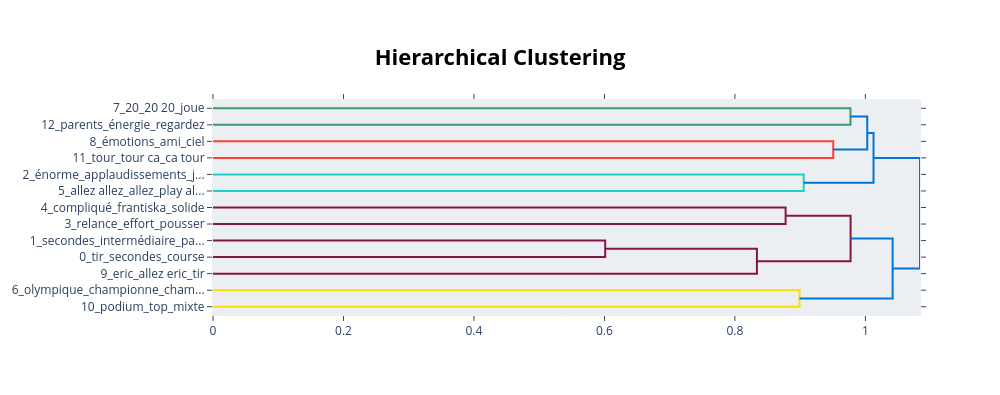

Write notebook code for a chart like this one.
### Code cell
# Install dependencies if needed
# pip install bertopic sentence-transformers umap-learn hdbscan

from bertopic import BERTopic
from sentence_transformers import SentenceTransformer
from sklearn.feature_extraction.text import CountVectorizer
from umap import UMAP

# Load CamemBERT embedding model
embedding_model = SentenceTransformer("dangvantuan/sentence-camembert-base", device="cuda")

STOPWORDS = [x.strip() for x in open('stopwords.txt').readlines()]

# Vectorizer for topic representation
vectorizer_model = CountVectorizer(
    stop_words=STOPWORDS,
    ngram_range=(1,2),
    min_df=2
)
#umap_model = UMAP(n_neighbors=15, n_components=5, min_dist=0.0, random_state=42)
seed =  [
["émotion","larme","ému","joie","triste", "histoire","hommage"],
["famille","parents","ami", "personnelle"],
["attaque","montée","effort","énergie","relance","sprint"],        # tactique
["médaille","podium","victoire","champion","record","victoire","classement","premier","deuxième","troisième"],              # résultats
["bravo","chapeau","incroyable","monstrueux","magnifique","énorme"],        # admiration
["tir","cible","pénalité","debout","couché","faute"],                      # technique
["âge","ans","carrière","champion du monde","olympique","saison"],
["rapide","forme","expérience","solide","rapide","bon"],          # profil athlète
["devant","revient","prend la tête","écart","seconde", "temps","tour","intermédiaire","course","piste"] 
]
# Build BERTopic model
topic_model = BERTopic(
    embedding_model=embedding_model,
    vectorizer_model=vectorizer_model,
    language="french",
    calculate_probabilities=True,
    verbose=True,
    seed_topic_list=seed    
)

# Fit the model
topics, probs = topic_model.fit_transform(df["text"])

# Show discovered topics
print(topic_model.get_topic_info())

# Show keywords for a specific topic
print(topic_model.get_topic(0))

# Visualize topics
topic_model.visualize_topics()

# Visualize topic hierarchy
topic_model.visualize_hierarchy()

#keybertopic, extrait phrases saillantes
#tester lda
#virer phrases nulles et refaire tourner
#pas virer -1 sauf si faible échantillon et checker
#checker si semi-superviser pour trouver thèmes

### Figure 1 — Plotly figure (JSON) as saved in the notebook; plotly's stock layout.template omitted (floating-point values rounded to 4 significant figures)
{"data": [{"hoverinfo": "text", "marker": {"color": "rgb(61,153,112)"}, "mode": "lines", "type": "scatter", "x": [0.0, 0.9771, 0.9771, 0.0], "xaxis": "x", "y": [-5.0, -5.0, -15.0, -15.0], "yaxis": "y"}, {"hoverinfo": "text", "marker": {"color": "rgb(255,65,54)"}, "mode": "lines", "type": "scatter", "x": [0.0, 0.9507, 0.9507, 0.0], "xaxis": "x", "y": [-25.0, -25.0, -35.0, -35.0], "yaxis": "y"}, {"hoverinfo": "text", "marker": {"color": "rgb(0,116,217)"}, "mode": "lines", "type": "scatter", "x": [0.9771, 1.003, 1.003, 0.9507], "xaxis": "x", "y": [-10.0, -10.0, -30.0, -30.0], "yaxis": "y"}, {"hoverinfo": "text", "marker": {"color": "rgb(35,205,205)"}, "mode": "lines", "type": "scatter", "x": [0.0, 0.9055, 0.9055, 0.0], "xaxis": "x", "y": [-45.0, -45.0, -55.0, -55.0], "yaxis": "y"}, {"hoverinfo": "text", "marker": {"color": "rgb(0,116,217)"}, "mode": "lines", "type": "scatter", "x": [1.003, 1.012, 1.012, 0.9055], "xaxis": "x", "y": [-20.0, -20.0, -50.0, -50.0], "yaxis": "y"}, {"hoverinfo": "text", "marker": {"color": "rgb(133,20,75)"}, "mode": "lines", "type": "scatter", "x": [0.0, 0.8777, 0.8777, 0.0], "xaxis": "x", "y": [-65.0, -65.0, -75.0, -75.0], "yaxis": "y"}, {"hoverinfo": "text", "marker": {"color": "rgb(133,20,75)"}, "mode": "lines", "type": "scatter", "x": [0.0, 0.6012, 0.6012, 0.0], "xaxis": "x", "y": [-85.0, -85.0, -95.0, -95.0], "yaxis": "y"}, {"hoverinfo": "text", "marker": {"color": "rgb(133,20,75)"}, "mode": "lines", "type": "scatter", "x": [0.6012, 0.8337, 0.8337, 0.0], "xaxis": "x", "y": [-90.0, -90.0, -105.0, -105.0], "yaxis": "y"}, {"hoverinfo": "text", "marker": {"color": "rgb(133,20,75)"}, "mode": "lines", "type": "scatter", "x": [0.8777, 0.9773, 0.9773, 0.8337], "xaxis": "x", "y": [-70.0, -70.0, -97.5, -97.5], "yaxis": "y"}, {"hoverinfo": "text", "marker": {"color": "rgb(255,220,0)"}, "mode": "lines", "type": "scatter", "x": [0.0, 0.899, 0.899, 0.0], "xaxis": "x", "y": [-115.0, -115.0, -125.0, -125.0], "yaxis": "y"}, {"hoverinfo": "text", "marker": {"color": "rgb(0,116,217)"}, "mode": "lines", "type": "scatter", "x": [0.9773, 1.042, 1.042, 0.899], "xaxis": "x", "y": [-83.75, -83.75, -120.0, -120.0], "yaxis": "y"}, {"hoverinfo": "text", "marker": {"color": "rgb(0,116,217)"}, "mode": "lines", "type": "scatter", "x": [1.012, 1.084, 1.084, 1.042], "xaxis": "x", "y": [-35.0, -35.0, -101.9, -101.9], "yaxis": "y"}], "layout": {"autosize": false, "height": 395, "hoverlabel": {"bgcolor": "white", "font": {"family": "Rockwell", "size": 16}}, "hovermode": "closest", "plot_bgcolor": "#ECEFF1", "showlegend": false, "title": {"font": {"color": "Black", "size": 22}, "text": "<b>Hierarchical Clustering</b>", "x": 0.5, "xanchor": "center", "yanchor": "top"}, "width": 1000, "xaxis": {"mirror": "allticks", "rangemode": "tozero", "showgrid": false, "showline": true, "showticklabels": true, "ticks": "outside", "type": "linear", "zeroline": false}, "yaxis": {"mirror": "allticks", "range": [-130, 0], "rangemode": "tozero", "showgrid": false, "showline": true, "showticklabels": true, "tickmode": "array", "ticks": "outside", "ticktext": ["7_20_20 20_joue", "12_parents_énergie_regardez", "8_émotions_ami_ciel", "11_tour_tour ca_ca tour", "2_énorme_applaudissements_j...", "5_allez allez_allez_play al...", "4_compliqué_frantiska_solide", "3_relance_effort_pousser", "1_secondes_intermédiaire_pa...", "0_tir_secondes_course", "9_eric_allez eric_tir", "6_olympique_championne_cham...", "10_podium_top_mixte"], "tickvals": [-5, -15, -25, -35, -45, -55, -65, -75, -85, -95, -105, -115, -125], "type": "linear", "zeroline": false}}}
